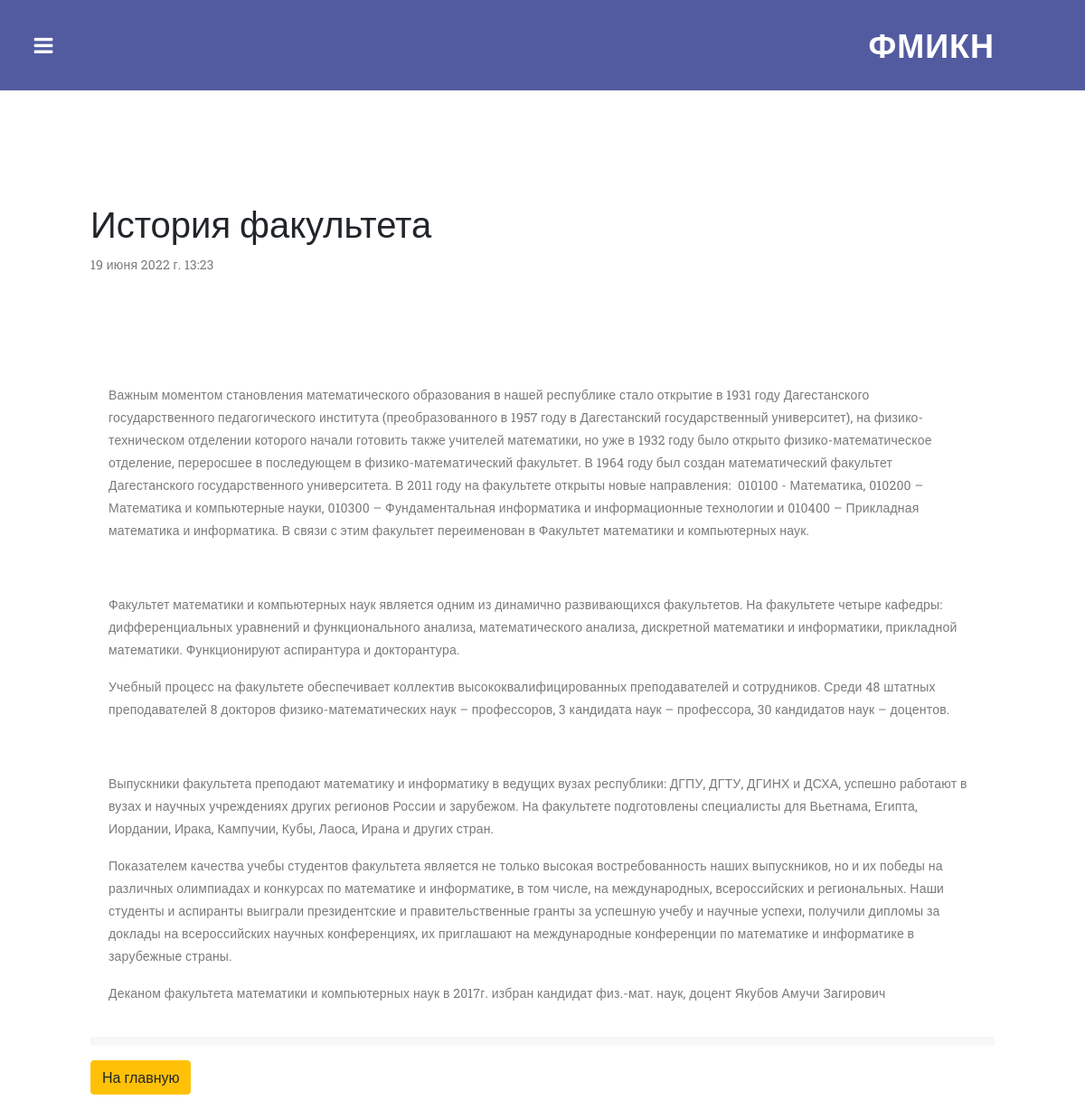
/article_details/10, run on the app's committed database.
### department/models.py (models this page shows, shortened)
class Article(models.Model):
    section = models.ForeignKey(Section, on_delete=models.CASCADE)
    date = models.DateTimeField('Дата')
    name = models.CharField('Название статьи', max_length=50)
    full_text = models.TextField('Содержимое статьи')
    class Meta:
        verbose_name = 'Статья'
        verbose_name_plural = 'Статьи'

### department/views.py (the view)
# urls.py: path('article_details/<int:pk>', views.ArticleDetails.as_view(), name='article_details'),
class ArticleDetails(DetailView):
    model = Article
    template_name = 'department/article_details.html'
    context_object_name = 'article'

### department/context_processors.py (called while the page is built)
def section(request):
    return {'sects': Section.objects.all()}

### department/templates/department/article_details.html (shortened to what this page needs)
{% extends 'department/layout.html' %}
{% block content %}
    <br>
    <div class="features_text">
        <h1>{{ article.name }}</h1>
        <p>{{ article.date }}</p>
        <p>{{ article.full_text|safe }}</p>
        <a href="{% url 'index' %}" class="btn btn-warning">На главную</a>
    </div>
{% endblock %}

### department/static/department/css/templatemo-style.css (style rules this page uses)
body { font-family: 'Roboto Slab', sans-serif; }
p { font-size: 14px; line-height: 25px; color: #7a7a7a; letter-spacing: 0.2px; }
table { width: 100%; }
table tbody tr { border-left: 0; border-right: 0; border-bottom: 10px solid #f7f7f7; }
table td { padding: 20px; }
table tbody tr { background-color: #e7e7e7; }
table tbody tr:nth-child(2n + 1) { background-color: #fff; }

### data on the page
Article: name "История факультета", date "19 июня 2022 г. 13:23", full_text "Важным моментом становления математического образования в нашей республике стало открытие в 1931 году Дагестанского государственного педагогического института (преобразованного в 1957 году в Дагестанский государственный университет), на физико-техническом отделении которого начали готовить также учителей математики, но уже в 1932 году было открыто физико-математическое отделение, переросшее в последующем в физико-математический факультет. В 1964 году был создан математический факультет Дагестанского государственного университета. В 2011 году на факультете открыты новые направления: 010100 - Математика, 010200 – Математика и компьютерные науки, 010300 – Фундаментальная информатика и…"
